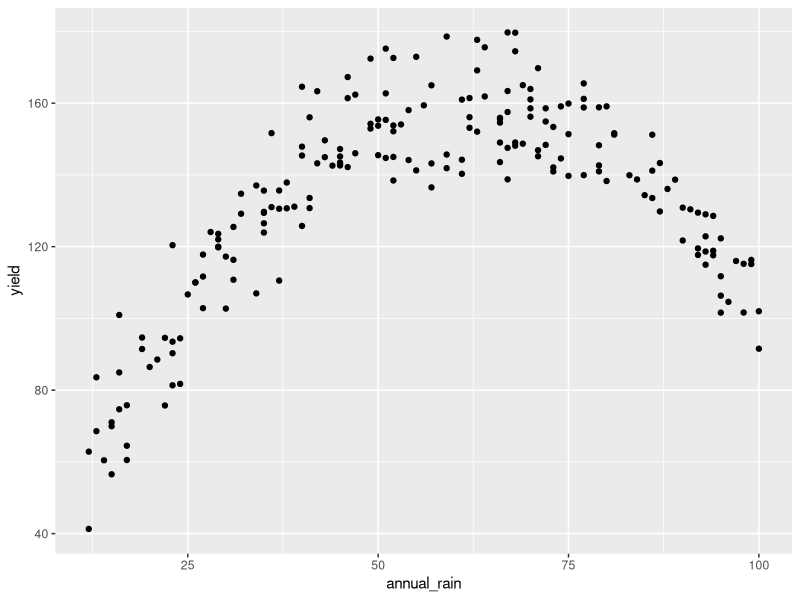
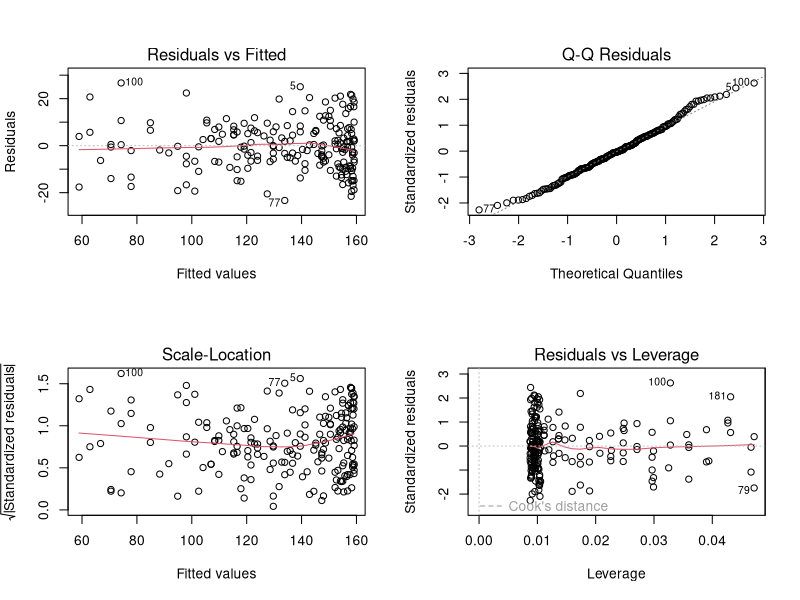

Reproduce these figures in R, in order. (Note: this script raises an error after producing the figures.)
## ---- chunk 1
library(tidyverse)
## ---- chunk 2
seed <- read.csv("../Data/seed orchard data.csv")
seed$seedlot <- factor(seed$seedlot, levels = c("SO", "P"))
model.seed <- lm(dbh ~ seedlot, data = seed)
summary(model.seed)
## ---- chunk 3
library(emmeans)
emmeans(model.seed, ~seedlot)
## ---- chunk 4
wheat <- read.csv("../Data/wheat yield PLUS.csv")
wheat$Variety <- factor(wheat$Variety, levels = c("Standard", "New","NewPLUS"))
model.wheat <- lm(Yield ~ Variety, data = wheat)
summary(model.wheat)
## ---- chunk 5
set.seed(2020720)
n <-200
annual_rain<-sample(11:100, size=n, replace = TRUE)
yield <- 2 + 5*annual_rain - 0.04* annual_rain^2 + rnorm(n,0,10)
yield_dat<-tibble(annual_rain = annual_rain, yield=yield)
ggplot(yield_dat, aes(annual_rain, yield))+geom_point()
## ---- chunk 6
model.yield <- lm(yield ~ 1+ annual_rain + I(annual_rain^2), data = yield_dat)
summary(model.yield)
## ---- chunk 7
par(mfrow = c(2,2))
plot(model.yield)
## ---- chunk 8
legume<-read.csv("../Data/legume nitrate experiment.csv")
str(legume)
## ---- chunk 9
ggplot(legume, aes(x=log10(nitrate), y=RMR))+ geom_beeswarm()
ggplot(legume, aes(x=log10(nitrate), y= log_RMR))+ geom_beeswarm()
## ---- chunk 10
model.legume<-lm(log_RMR ~ log10(nitrate), data = legume)
anova(model.legume)
summary(model.legume)
## ---- chunk 11
par(mfrow=c(2,2))
plot(model.legume)
## ---- chunk 12
 newdat<-data.frame(nitrate=c(0.01, .1, 1, 2, 10,100))
 
predict1<-predict(check, newdat, interval = "confidence") %>%
   as_tibble() %>%
   mutate(nitrate=newdat$nitrate, log_RMR=fit)

str(predict1)

ggplot(legume, aes(x=log10(nitrate), y=log_RMR))+
  geom_point(col="darkgreen")+
  geom_line(data=predict1, aes(x=log10(nitrate), y=fit))+
  geom_ribbon(data=predict1, aes(x=log10(nitrate), ymin=lwr, ymax=upr), alpha=0.2)+
  ylim(c(-8,-2))+
  theme_classic()
  
